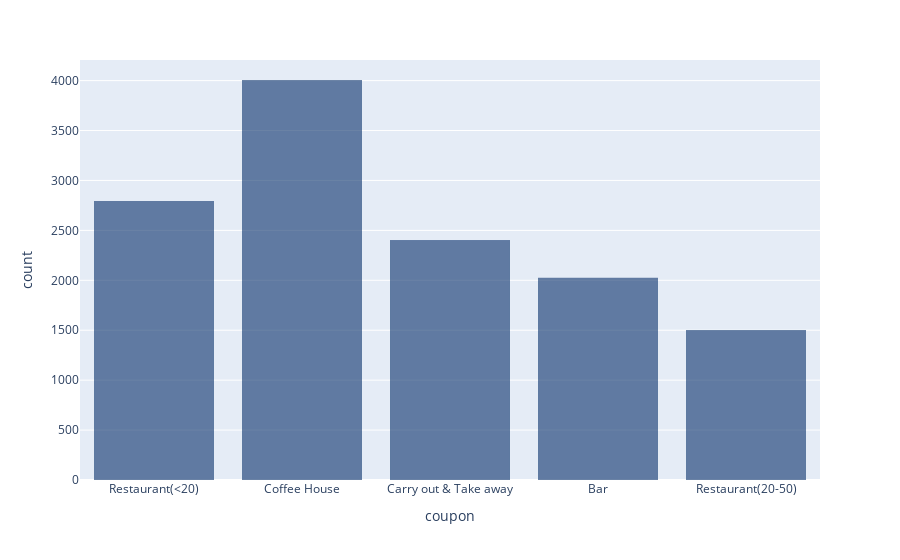

Here is the notebook cell this chart was saved with:
### Markdown cell above
5. Use a bar plot to visualize the `coupon` column.

### Code cell
fig = px.bar(data2, x='coupon')
fig.update_traces(marker_color='rgb(158,202,225)', marker_line_color='rgb(8,48,107)',
                  marker_line_width=1.5, opacity=0.6)

### Figure 1 — Plotly figure (JSON) as saved in the notebook; plotly's stock layout.template omitted (floating-point values rounded to 4 significant figures; data arrays with more than 128 entries replaced by an {"elided": "..."} marker saying what was removed)
{"data": [{"alignmentgroup": "True", "hovertemplate": "coupon=%{x}<br>count=%{y}<extra></extra>", "legendgroup": "", "marker": {"color": "rgb(158,202,225)", "line": {"color": "rgb(8,48,107)", "width": 1.5}, "pattern": {"shape": ""}}, "name": "", "offsetgroup": "", "opacity": 0.6, "orientation": "v", "showlegend": false, "textposition": "auto", "type": "bar", "x": {"elided": "12684 str values"}, "xaxis": "x", "y": {"elided": "12684 int values"}, "yaxis": "y"}], "layout": {"autosize": true, "barmode": "relative", "legend": {"tracegroupgap": 0}, "margin": {"t": 60}, "xaxis": {"anchor": "y", "autorange": true, "domain": [0, 1], "range": [-0.5, 4.5], "title": {"text": "coupon"}, "type": "category"}, "yaxis": {"anchor": "x", "autorange": true, "domain": [0, 1], "range": [0, 4206.0], "title": {"text": "count"}, "type": "linear"}}}
